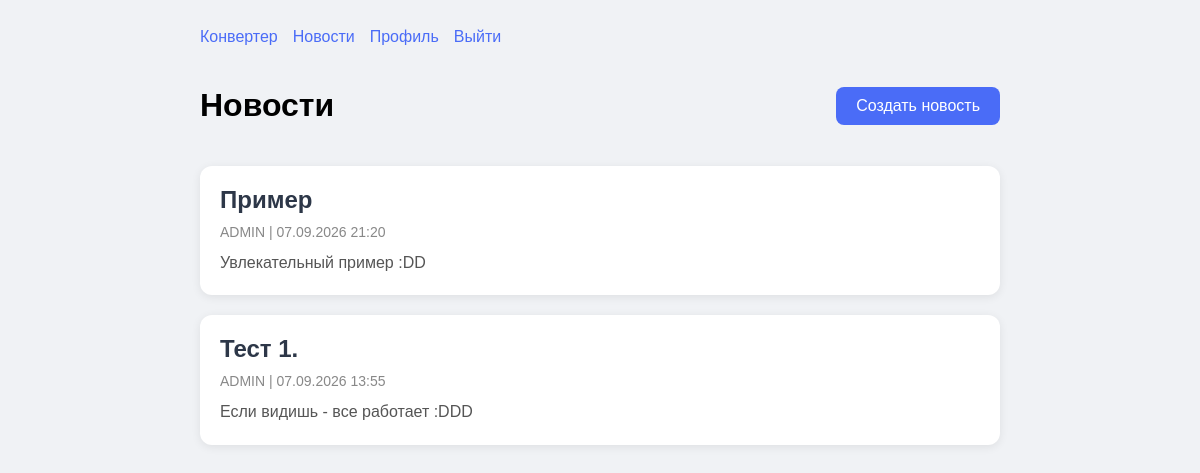
The app's page /news/ (signed in) with its own data.
### news/models.py (models this page shows, shortened)
class News(models.Model):
    title = models.CharField('Заголовок', max_length=200)
    content = models.TextField('Содержание')
    image = models.ImageField('Изображение', upload_to='news/', blank=True, null=True)
    author = models.ForeignKey(settings.AUTH_USER_MODEL, on_delete=models.SET_NULL, null=True, related_name='news')
    created_at = models.DateTimeField('Дата создания', auto_now_add=True)
    updated_at = models.DateTimeField('Дата обновления', auto_now=True)
    is_published = models.BooleanField('Опубликовано', default=True)
    class Meta:
        verbose_name = 'Новость'
        verbose_name_plural = 'Новости'
        ordering = ['-created_at']

### news/views.py (the view)
# urls.py: path('', views.news_list, name='list'),
def news_list(request):
    news_list = News.objects.filter(is_published=True).order_by('-created_at')
    paginator = Paginator(news_list, 5)
    page_number = request.GET.get('page')
    page_obj = paginator.get_page(page_number)
    return render(request, 'news/list.html', {'page_obj': page_obj})

### news/templates/news/list.html (shortened to what this page needs)
<!DOCTYPE html>
<html>
<head>
</head>
<body>
    <div class="container">
        <div class="nav">
            <a href="/">Конвертер</a>
            <a href="/news/">Новости</a>
            {% if user.is_authenticated %}
                <a href="/users/profile/">Профиль</a>
                <a href="/users/logout/">Выйти</a>
            {% else %}
                <a href="/users/login/">Войти</a>
                <a href="/users/register/">Регистрация</a>
            {% endif %}
        </div>
        <div class="header">
            <h1>Новости</h1>
            {% if user.is_authenticated %}
                <a href="{% url 'news:create' %}" class="btn">Создать новость</a>
            {% endif %}
        </div>
        <div class="news-list">
            {% for item in page_obj %}
                <div class="news-card">
                    <h2><a href="{% url 'news:detail' item.id %}">{{ item.title }}</a></h2>
                    <div class="meta">{{ item.author.username }} | {{ item.created_at|date:"d.m.Y H:i" }}</div>
                    <div class="content">{{ item.content|truncatewords:30 }}</div>
                </div>
            {% empty %}
                <div class="empty">Новостей пока нет</div>
            {% endfor %}
        </div>
    </div>
</body>
</html>

### news/templates/news/list.html (style rules this page uses)
body { font-family: Arial; background: #f0f2f5; padding: 20px; }
.container { max-width: 800px; margin: 0 auto; }
.nav { display: flex; gap: 15px; margin-bottom: 20px; flex-wrap: wrap; }
.nav a { color: #4a6cf7; text-decoration: none; }
.header { display: flex; justify-content: space-between; align-items: center; margin-bottom: 20px; }
.btn { padding: 10px 20px; background: #4a6cf7; color: white; text-decoration: none; border-radius: 8px; }
.news-card { background: white; padding: 20px; border-radius: 12px; margin-bottom: 20px; box-shadow: 0 2px 10px rgba(0,0,0,0.08); }
.news-card h2 { margin: 0 0 10px 0; }
.news-card h2 a { color: #2d3748; text-decoration: none; }
.news-card .meta { color: #888; font-size: 14px; margin-bottom: 10px; }
.news-card .content { color: #555; line-height: 1.6; }

### records on screen
News: title "Пример", author.username "ADMIN", created_at "07.09.2026 21:20", content "Увлекательный пример :DD"
News: title "Тест 1.", author.username "ADMIN", created_at "07.09.2026 13:55", content "Если видишь - все работает :DDD"
